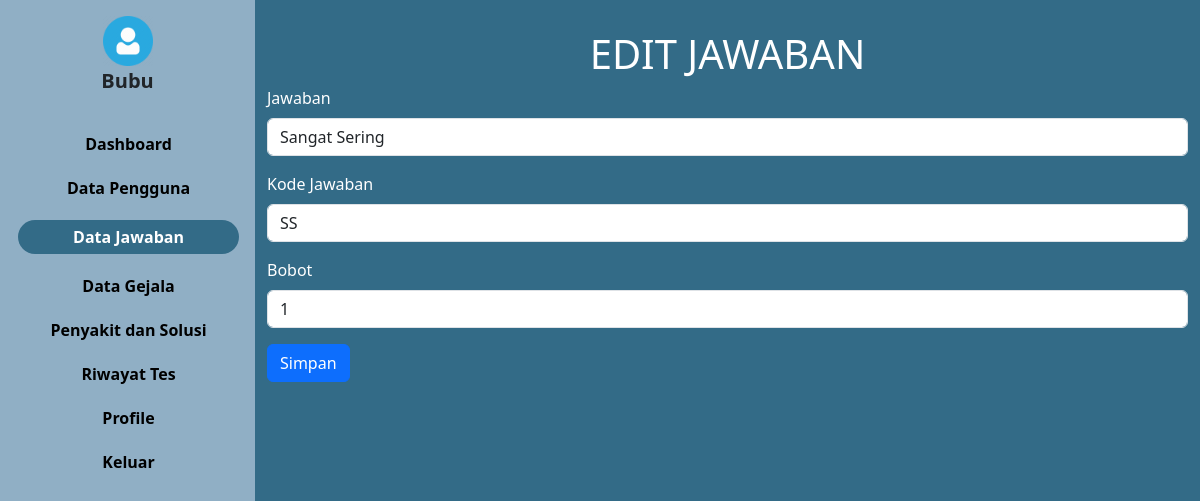
Page /editjawaban.php?id=1 (signed in) on the committed database.
### tables this page shows
CREATE TABLE `user` (
  `iduser` int(15) NOT NULL,
  `username` varchar(30) NOT NULL,
  `password` varchar(100) NOT NULL,
  `nama` varchar(45) NOT NULL,
  `jk` char(2) NOT NULL,
  `tanggal_lahir` date NOT NULL,
  `email` varchar(30) NOT NULL,
  `level` varchar(10) NOT NULL,
  `foto` varchar(30) NOT NULL
);

CREATE TABLE `jawaban` (
  `idjawaban` int(11) NOT NULL,
  `bobot` double NOT NULL,
  `kode_jawaban` varchar(20) NOT NULL,
  `jawaban` text NOT NULL
);

### konek.php (called while the page is built, shortened)
<?php
$koneksi = mysqli_connect("localhost", "root", "", "mata");
function query($query)
{
    global $koneksi;
    $result = mysqli_query($koneksi, $query);
    $rows = [];
    while ($row = mysqli_fetch_assoc($result)) {
        $rows[] = $row;
    }
    return $rows;
}
function dekripsi($teks)
{
    $text = $teks;
    $kunci = 'mataRara';
    $key = hash('sha256', $kunci);
    $pkey = "123";
    $method = "aes-192-cfb1";
    $iv = substr(hash('sha256', $pkey), 0, 16);
    $dekripsi = base64_decode($text);
    $dekripsi = openssl_decrypt($dekripsi, $method, $key, 0, $iv);
    return $dekripsi;
}
?>

### editjawaban.php (the view, shortened to what this page needs)
<?php
include("konek.php");
$id = dekripsi($_COOKIE['mataRara']);
$user = query("SELECT * FROM user WHERE iduser = $id")[0];
$idjawaban = $_GET['id'];
$data = query("SELECT * FROM jawaban WHERE idjawaban = $idjawaban")[0];
?>
<html lang="en">
<head>
  <link href="https://cdn.jsdelivr.net/npm/bootstrap@5.3.0/dist/css/bootstrap.min.css" rel="stylesheet"
>
  <link rel="stylesheet" href="style.css">
</head>
<body>
  <div class="main-container d-flex">
    <div class="sidebar px-3 pt-3">
      <div class="header pb-3">
        <img class="text-center" src="img/<?php echo $user['foto']; ?>"
          style="width: 50px; margin-right: auto; margin-left: auto; display: block;" alt="">
        <h5 class="offcanvas-title fw-bold text-center" style="margin-left: auto; font-size: 20px"
          id="offcanvasDarkLabel"><?php echo $user['nama']; ?></h5>
      </div>
      <ul>
        <li class=""> <a href="admin.php">Dashboard</a></li>
        <li class=""><a href="pengguna.php">Data Pengguna</a></li>
        <li class="active"> <a href="pertanyaan.php">Data Jawaban</a></li>
        <li class=""><a href="gejala.php">Data Gejala</a></li>
        <li class=""><a href="penyakit.php">Penyakit dan Solusi</a></li>
        <li class=""> <a href="riwayat.php">Riwayat Tes</a></li>
        <li class=""> <a href="profil.php">Profile</a></li>
        <li class=""> <a href="keluar.php">Keluar</a></li>
      </ul>
    </div>
    <div class="content" style="width: 100%;">
      <div class="container ">
        <h1 style="text-align:center; margin-top: 30px; color: white; padding: 0px 35px">EDIT JAWABAN</h1>
        <form action="" method="post">
          <div class="mb-3">
            <label class="form-label text-white">Jawaban</label>
            <input type="text" class="form-control" value="<?php echo $data['jawaban']; ?>" name="jawaban">
          </div>
          <div class="mb-3">
            <label class="form-label text-white">Kode Jawaban</label>
            <input type="text" class="form-control" value="<?php echo $data['kode_jawaban']; ?>" name="kode_jawaban">
          </div>
          <div class="mb-3">
            <label class="form-label text-white">Bobot</label>
            <input type="number" step="0.1" max="1" class="form-control" value="<?php echo $data['bobot']; ?>"
              name="bobot">
          </div>
          <button type="submit" name="submit_jawaban" class="btn btn-primary">Simpan</button>
        </form>
      </div>
    </div>
</body>
</html>

### style.css (style rules this page uses)
body { background: #336B87; padding: 0; margin: 0; }
.sidebar { min-width: 255px; max-width: 255px; min-height: 100vh; background-color: #90AFC5; }
.sidebar ul { padding-left: 2px; text-align: center; }
.sidebar ul li a { font-weight: bold; color: black; font-size: auto; text-decoration: none; }
.sidebar ul li { margin-top: 20px; margin-bottom: 10px; list-style-type: none; }
.sidebar li.active { background: #336B87; width: auto; height: auto; padding: 5px 0; border-radius: 20px; }
.sidebar ul li.active a { color: white; font-size: auto; }

### rows in the picture
user: foto (picture), nama "Bubu"
jawaban: jawaban "Sangat Sering", kode_jawaban "SS", bobot "1"
